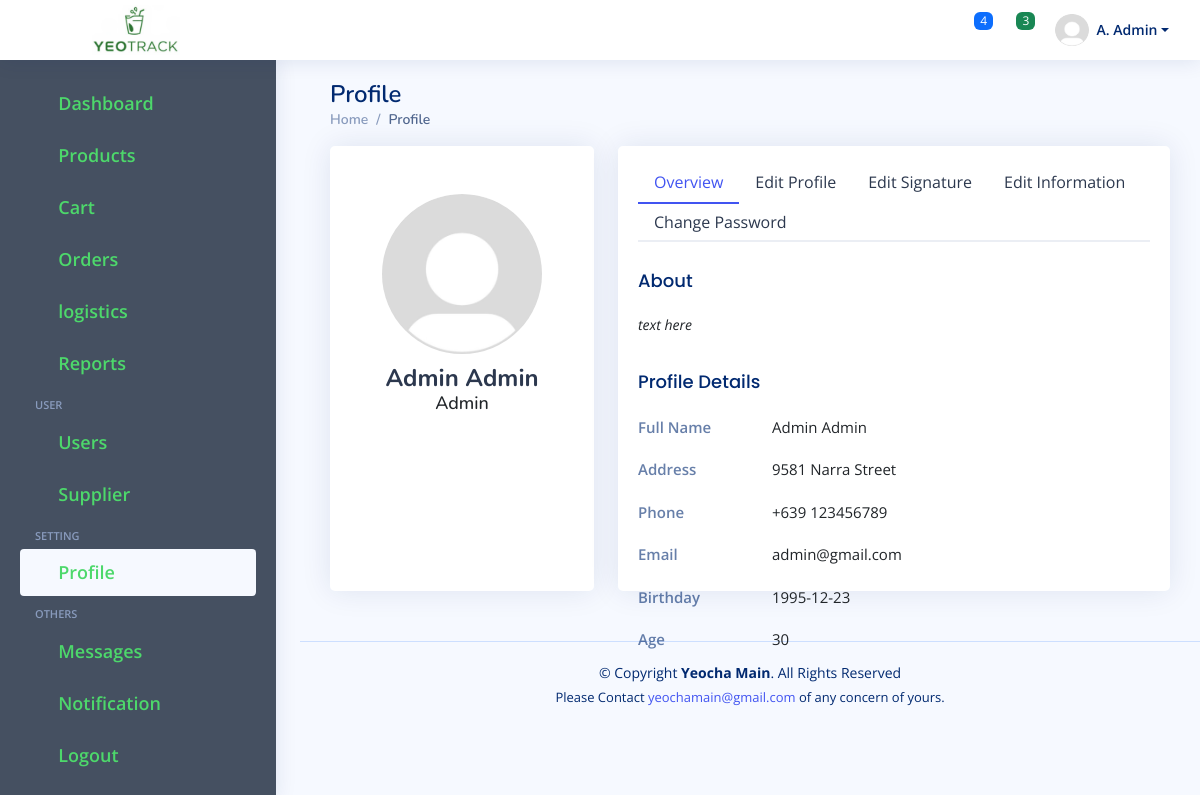
Screenshot of /include/user_profile.php (signed in) with the database file from the repository.
### tables this page shows
CREATE TABLE `users` (
  `user_id` int(11) NOT NULL AUTO_INCREMENT,
  `username` varchar(225) NOT NULL,
  `firstname` varchar(225) NOT NULL,
  `lastname` varchar(225) NOT NULL,
  `email` varchar(225) NOT NULL,
  `phone` varchar(225) NOT NULL,
  `address` varchar(225) NOT NULL,
  `age` varchar(225) NOT NULL,
  `birthday` date NOT NULL,
  `start_date` date NOT NULL,
  `password` varchar(225) NOT NULL,
  `role` varchar(225) NOT NULL COMMENT 'Admin, Cashier, Employee, Supplier',
  `about` varchar(225) NOT NULL,
  `store` varchar(255) NOT NULL,
  `image` varchar(225) NOT NULL,
  `signature` varchar(225) NOT NULL,
  `session_attempt` int(11) NOT NULL,
  `code` varchar(225) NOT NULL,
  `time` varchar(225) NOT NULL,
  `status` varchar(225) NOT NULL,
  `date_created_at` datetime NOT NULL,
  `date_updated_at` datetime NOT NULL,
  PRIMARY KEY (`user_id`)
);

### include/user_profile.php (the view, shortened to what this page needs)
<?php
include '../config/connect.php';
if ($_SESSION["user_id_admin"] != '') {
  $id = $_SESSION["user_id_admin"];
  $user_role = 'Admin';
} else if ($_SESSION["user_id_cashier"] != '') {
  $id = $_SESSION["user_id_cashier"];
  $user_role = 'Cashier';
} else if ($_SESSION["user_id_employee"] != '') {
  $id = $_SESSION["user_id_employee"];
  $user_role = 'Employee';
} else {
  $id = $_SESSION["user_id_supplier"];
  $user_role = 'Supplier';
}
$sessionId = $id;
$valid_user = "SELECT * FROM `users` WHERE `user_id` = '" . $sessionId . "' && `role` != '" . $user_role . "'";
$check_user = mysqli_query($conn, $valid_user);
if (!isset($sessionId) || mysqli_num_rows($check_user) < 0) {
  header("Location: ../index.php");
  session_destroy();
} else
  $user = mysqli_fetch_assoc(mysqli_query($conn, "SELECT * FROM `users` WHERE `user_id` = $sessionId"));
?>
<?php include "../include/user_meta.php"; ?>
<?php include "../include/user_top.php"; ?>
<?php include "../include/user_header.php"; ?>
<?php
if ($user['role'] == 'Admin') { ?>
  <?php include "../include/sidebar_admin.php"; ?>
<?php } else if ($user['role'] == 'Cashier') { ?>
  <?php include "../include/sidebar_cashier.php"; ?>
<?php } else if ($user['role'] == 'Employee') { ?>
  <?php include "../include/sidebar_employee.php"; ?>
<?php } else { ?>
  <?php include "../include/sidebar_supplier.php"; ?>
<?php } ?>
<main id="main" class="main">
  <div class="pagetitle">
    <h1>Profile</h1>
    <nav>
      <ol class="breadcrumb">
        <li class="breadcrumb-item">
          <?php
          if ($user['role'] == 'Admin') { ?>
            <a href="../admin/dashboard.php">Home</a>
          <?php } else if ($user['role'] == 'Cashier') { ?>
            <a href="../cashier/dashboard.php">Home</a>
          <?php } else if ($user['role'] == 'Employee') { ?>
            <a href="../employee/dashboard.php">Home</a>
          <?php } else { ?>
            <a href="../supplier/user_item.php">Home</a>
          <?php } ?>
        </li>
        <li class="breadcrumb-item active">Profile</li>
      </ol>
    </nav>
  </div>
  <section class="section profile">
    <div class="row">
      <div class="col-xl-4">
        <div class="card">
          <div class="card-body profile-card pt-5 d-flex flex-column align-items-center">
            <?php
            $image = $user["image"];
            if (is_array($user)) { ?>
              <?php if (empty($user['image'])) { ?>
                <img src="../assets/images/default_images/profile_picture.jpeg" width=240 height=155 title="profile" style="width: 220px; border-radius: 50%;">
              <?php } else { ?>
                <img src="../assets/images/user_images/<?php echo $image; ?>" width=240 height=155 title="<?php echo $image; ?>" style="width: 220px; border-radius: 50%;">
            <?php }
            } ?>
            <h2><?php echo $user['firstname'] . ' ' . $user['lastname']; ?></h2>
            <h3><?php echo $user['role']; ?></h3>
          </div>
        </div>
      </div>
      <div class="col-xl-8">
        <div class="card">
          <div class="card-body pt-3">
            <ul class="nav nav-tabs nav-tabs-bordered">
              <li class="nav-item">
                <button class="nav-link active" data-bs-toggle="tab" data-bs-target="#profile-overview">Overview</button>
              </li>
              <li class="nav-item">
                <button class="nav-link" data-bs-toggle="tab" data-bs-target="#profile-settings">Edit Profile</button>
              </li>
              <li class="nav-item">
                <button class="nav-link" data-bs-toggle="tab" data-bs-target="#signature-settings">Edit Signature</button>
              </li>
              <li class="nav-item">
                <button class="nav-link" data-bs-toggle="tab" data-bs-target="#profile-edit">Edit Information</button>
              </li>
              <li class="nav-item">
                <button class="nav-link" data-bs-toggle="tab" data-bs-target="#profile-change-password">Change Password</button>
              </li>
            </ul>
            <div class="tab-content pt-2">
              <div class="tab-pane fade show active profile-overview" id="profile-overview">
                <h5 class="card-title">About</h5>
                <p class="small fst-italic"><?php echo $user['about'] ? $user['about'] : 'Sunt est soluta temporibus accusantium neque nam maiores cumque temporibus. Tempora libero non est unde veniam est qui dolor. Ut sunt iure rerum quae quisquam autem eveniet perspiciatis odit. Fuga sequi sed ea saepe at unde.'; ?></p>
                <h5 class="card-title">Profile Details</h5>
                <div class="row">
                  <div class="col-lg-3 col-md-4 label ">Full Name</div>
                  <div class="col-lg-9 col-md-8"><?php echo $user['firstname'] . " " . $user['lastname']; ?></div>
                </div>
                <div class="row">
                  <div class="col-lg-3 col-md-4 label">Address</div>
                  <div class="col-lg-9 col-md-8"><?php echo $user['address']; ?></div>
                </div>
                <div class="row">
                  <div class="col-lg-3 col-md-4 label">Phone</div>
                  <div class="col-lg-9 col-md-8">+639 <?php echo $user['phone'] = substr_replace($user['phone'], "", 0, 4); ?></div>
                </div>
                <div class="row">
                  <div class="col-lg-3 col-md-4 label">Email</div>
                  <div class="col-lg-9 col-md-8"><?php echo $user['email']; ?></div>
                </div>
                <div class="row">
                  <div class="col-lg-3 col-md-4 label">Birthday</div>
                  <div class="col-lg-9 col-md-8"><?php echo $user['birthday']; ?></div>
                </div>
                <div class="row">
                  <div class="col-lg-3 col-md-4 label">Age</div>
                  <div class="col-lg-9 col-md-8"><?php echo $user['age']; ?></div>
                </div>
              </div>
            </div>
          </div>
        </div>
      </div>
    </div>
  </section>
</main>
<?php include "../include/user_footer.php"; ?>
<?php include "../include/user_bottom.php"; ?>

### include/user_header.php (shortened to what this page needs)
<header id="header" class="header fixed-top d-flex align-items-center">
    <div class="d-flex align-items-center justify-content-between">
        <?php if (isset($_SESSION["user_id_admin"])) { ?>
            <a href="../admin/dashboard.php" class="logo d-flex align-items-center">
            <?php } else if (isset($_SESSION["user_id_employee"])) { ?>
                <a href="../employee/user_inventory.php" class="logo d-flex align-items-center">
                <?php } else if (isset($_SESSION["user_id_cashier"])) { ?>
                    <a href="../cashier/user_cashier.php" class="logo d-flex align-items-center">
                    <?php } else { ?>
                        <a href="../supplier/user_item.php" class="logo d-flex align-items-center">
                        <?php } ?>
                        <?php if (isset($_SESSION["user_id_cashier"])) { ?>
                            <img src="../assets/images/default_images/cashier_pos.jpg" class="object-fit-fill" alt="" width="108" height="160" style="margin-right: 0;">
                        <?php } else { ?>
                            <img src="../assets/images/default_images/yeotrack_logo.png" class="object-fit-fill" alt="" width="88" height="150" style="margin-right: 0;">
                        <?php }  ?>
                        </a>
                        <i class="bi bi-list toggle-sidebar-btn"></i>
    </div>
    <nav class="header-nav ms-auto">
        <ul class="d-flex align-items-center">
            <li class="nav-item dropdown">
                <a class="nav-link nav-icon" href="#" data-bs-toggle="dropdown">
                    <i class="bi bi-bell"></i>
                    <span class="badge bg-primary badge-number">4</span>
                </a>
            </li>
            <li class="nav-item dropdown">
                <a class="nav-link nav-icon" href="#" data-bs-toggle="dropdown">
                    <i class="bi bi-chat-left-text"></i>
                    <span class="badge bg-success badge-number">3</span>
                </a>
            </li>
            <li class="nav-item dropdown pe-3">
                <a class="nav-link nav-profile d-flex align-items-center pe-0" href="#" data-bs-toggle="dropdown">
                    <?php
                    $image = $user["image"];
                    if (is_array($user)) { ?>
                        <?php if (empty($user['image'])) { ?>
                            <img src="../assets/images/default_images/profile_picture.jpeg" class="rounded-circle" title="profile">
                        <?php } else { ?>
                            <img src="../assets/images/user_images/<?php echo $image; ?>" class="rounded-circle" title="<?php echo $image; ?>">
                    <?php }
                    } ?>
                    <?php
                    $length = strlen($user['firstname']) - 1;
                    ?>
                    <span class="d-none d-md-block dropdown-toggle ps-2"><?php echo strtoupper(substr_replace($user['firstname'], "", 1, $length)) . '. ' . $user['lastname']; ?></span>
                </a>
            </li>
        </ul>
    </nav>
</header>

### assets/css/style.css (style rules this page uses)
:root { scroll-behavior: smooth; }
a { color: #4154f1; text-decoration: none; }
h1, h2, h3, h4, h5, h6 { font-family: "Nunito", sans-serif; }
#main { margin-top: 60px; padding: 20px 30px; transition: all 0.3s; }
.pagetitle { margin-bottom: 10px; }
.pagetitle h1 { font-size: 24px; margin-bottom: 0; font-weight: 600; color: #012970; }
.card { margin-bottom: 30px; border: none; position: relative; border-radius: 5px; box-shadow: 0px 0 30px rgba(1, 41, 112, 0.1); height: 445px; }
.card-title { padding: 20px 0 15px 0; font-size: 18px; font-weight: 500; color: #012970; font-family: "Poppins", sans-serif; }
.card-body { padding: 0 20px 20px 20px; }
.breadcrumb { font-size: 14px; font-family: "Nunito", sans-serif; color: #899bbd; font-weight: 600; }
.breadcrumb a { color: #899bbd; transition: 0.3s; }
.breadcrumb .breadcrumb-item::before { color: #899bbd; }
.breadcrumb .active { color: #51678f; font-weight: 600; }
.nav-tabs-bordered { border-bottom: 2px solid #ebeef4; }
.nav-tabs-bordered .nav-link { margin-bottom: -2px; border: none; color: #2c384e; }
.nav-tabs-bordered .nav-link.active { background-color: #fff; color: #4154f1; border-bottom: 2px solid #4154f1; }
.logo { line-height: 1; margin-left: 46px; }
@media (min-width: 450px) { .logo img { max-height: 14px; margin-left: 71px; } }
@media (min-width: 450px) { .header .toggle-sidebar-btn { font-size: 32px; padding: 2px 10px; left: 0; cursor: pointer; color: #012970; } }
.logo img { max-height: 50px; margin-left: 46px; }
.header { transition: all 0.5s; z-index: 997; height: 60px; box-shadow: 0px 2px 20px rgba(1, 41, 112, 0.1); background-color: #fff; }
.header .toggle-sidebar-btn { font-size: 26px; padding: 13px 100px; cursor: pointer; color: #012970; }
.header-nav ul { list-style: none; }
.header-nav>ul { margin: 15px; padding: 0; }
.header-nav .nav-icon { font-size: 22px; color: #012970; margin-right: 25px; position: relative; }
.header-nav .nav-profile { color: #012970; }
.header-nav .nav-profile img { max-height: 33px; }
.header-nav .nav-profile span { font-size: 14px; font-weight: 600; }
.header-nav .badge-number { position: absolute; inset: -2px -5px auto auto; font-weight: normal; font-size: 12px; padding: 3px 6px; }
@media (min-width: 1200px) { #main, #footer { margin-left: 300px; } }
.profile .profile-card img { max-width: 160px; border-radius: 50%; object-fit: cover; height: 160px; width: 160px; }
.profile .profile-card h2 { font-size: 24px; font-weight: 700; color: #2c384e; margin: 10px 0 0 0; }
.profile .profile-card h3 { font-size: 18px; }
.profile .profile-overview .row { margin-bottom: 20px; font-size: 15px; }
.profile .profile-overview .card-title { color: #012970; }
.profile .profile-overview .label { font-weight: 600; color: rgba(1, 41, 112, 0.6); }

### rows the page displays
users: firstname "A", lastname "Admin", firstname "Admin", role "Admin", about "text here", address "9581 Narra Street", email "admin@gmail.com", birthday "1995-12-23", age "30"

### other values shown
$user['phone'] = substr_replace($user['phone'], "", 0, 4) "123456789"
